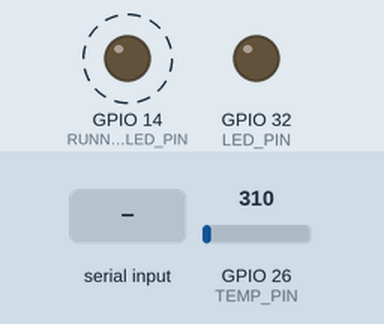
Recording of a program running on a simulated ESP32. Parts: output pins drawn as LEDs (lit = HIGH). Dashed ring = blinking. The inputs (shaded band) are chosen by the test bench; at power-on: GPIO 26 (TEMP_PIN) = 310. What the program prints to the serial monitor is not drawn.

Above: at 1.3 s.
1.4 s: byte 30 received over Serial
Timing chart, 0 to 10.4 s (numbered marks = the images above; inputs shaded):
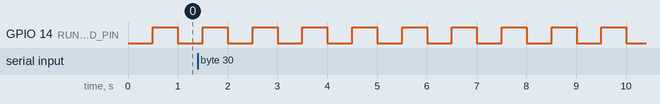

Measured:
- by itself, GPIO 14 (RUNNING_LED_PIN): alternates HIGH for 0.50 s and LOW for 0.50 s

The program:

main.cpp
```cpp
#include <Arduino.h>

// put function declarations here:
#define TEMP_PIN       26
#define LED_PIN        32
#define RUNNING_LED_PIN  14

#define R_BIAS        14870 // ohm
#define VCC           5.13 //V_in value
#define V_READ        3.3 //Maximum value of reading == 4095
#define RES           4095
#define TIME_RES      500 //Time between each read

bool STATE_LED = 0;
bool DO_READ = 0;
bool STATE_RUNNING_LED = 0;

int _READ ;

void setup() {

  Serial.begin(115200);

  pinMode(LED_PIN,OUTPUT);
  pinMode(TEMP_PIN,INPUT);
  pinMode(RUNNING_LED_PIN,OUTPUT);

  Serial.println("Initializing OK");
}

void loop() {
  // Read if there is instruction from the computer

  if(Serial.available()){
    _READ =  Serial.read();
    Serial.print("Recieved : "); Serial.println(_READ);
    if(_READ == 78){ //N in ascii for ON
      DO_READ = 1;
    }
    else if(_READ == 70){ //F in ascii for OFF
      DO_READ = 0;
    }

  }

  // Turning HIGH the LED if it is LOW and we are reading the values
  if(DO_READ){
    if(!STATE_LED){
      digitalWrite(LED_PIN,HIGH);
      STATE_LED = !STATE_LED;
    }
  }

  // Turning LOW the LED if it is HIGH and we are NOT reading the values
  else if(!DO_READ){
    if(STATE_LED){
      digitalWrite(LED_PIN,LOW);
      STATE_LED = !STATE_LED;
    }
  }

  int bit_read = analogRead(TEMP_PIN);        // Read
  float volt = (V_READ/RES)*bit_read;         //Convert to volts = V_out
  float res = (R_BIAS*volt)/(VCC - volt) ;    // Voltage divider formula for resistance : Thermistor -> R2

//The line the computer is going to receive
// If you want to change this line, you need to change the python GUI reading function
  Serial.print("R = "); Serial.println(res);


  delay(TIME_RES);

  // Blinking the LED showing that the program is running
  STATE_RUNNING_LED = !STATE_RUNNING_LED;
  digitalWrite(RUNNING_LED_PIN,STATE_RUNNING_LED);

}
```
